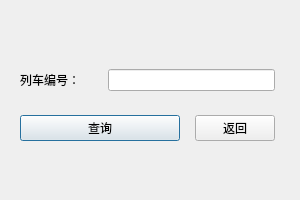
<?xml version="1.0" encoding="UTF-8"?>
<ui version="4.0">
 <class>PreQueryTrainDialog</class>
 <widget class="QDialog" name="PreQueryTrainDialog">
  <property name="geometry">
   <rect>
    <x>0</x>
    <y>0</y>
    <width>300</width>
    <height>200</height>
   </rect>
  </property>
  <property name="minimumSize">
   <size>
    <width>300</width>
    <height>200</height>
   </size>
  </property>
  <property name="maximumSize">
   <size>
    <width>300</width>
    <height>200</height>
   </size>
  </property>
  <property name="windowTitle">
   <string>请输入列车编号</string>
  </property>
  <widget class="QWidget" name="">
   <property name="geometry">
    <rect>
     <x>20</x>
     <y>60</y>
     <width>255</width>
     <height>91</height>
    </rect>
   </property>
   <layout class="QGridLayout" name="gridLayout">
    <property name="spacing">
     <number>15</number>
    </property>
    <item row="0" column="0">
     <widget class="QLabel" name="label">
      <property name="text">
       <string>列车编号：</string>
      </property>
     </widget>
    </item>
    <item row="0" column="1" colspan="2">
     <widget class="QLineEdit" name="lineEdit"/>
    </item>
    <item row="1" column="0" colspan="2">
     <widget class="QPushButton" name="pushButton">
      <property name="text">
       <string>查询</string>
      </property>
     </widget>
    </item>
    <item row="1" column="2">
     <widget class="QPushButton" name="pushButton_2">
      <property name="text">
       <string>返回</string>
      </property>
     </widget>
    </item>
   </layout>
  </widget>
 </widget>
 <resources/>
 <connections>
  <connection>
   <sender>pushButton_2</sender>
   <signal>clicked()</signal>
   <receiver>PreQueryTrainDialog</receiver>
   <slot>accept()</slot>
   <hints>
    <hint type="sourcelabel">
     <x>225</x>
     <y>133</y>
    </hint>
    <hint type="destinationlabel">
     <x>179</x>
     <y>154</y>
    </hint>
   </hints>
  </connection>
 </connections>
</ui>
